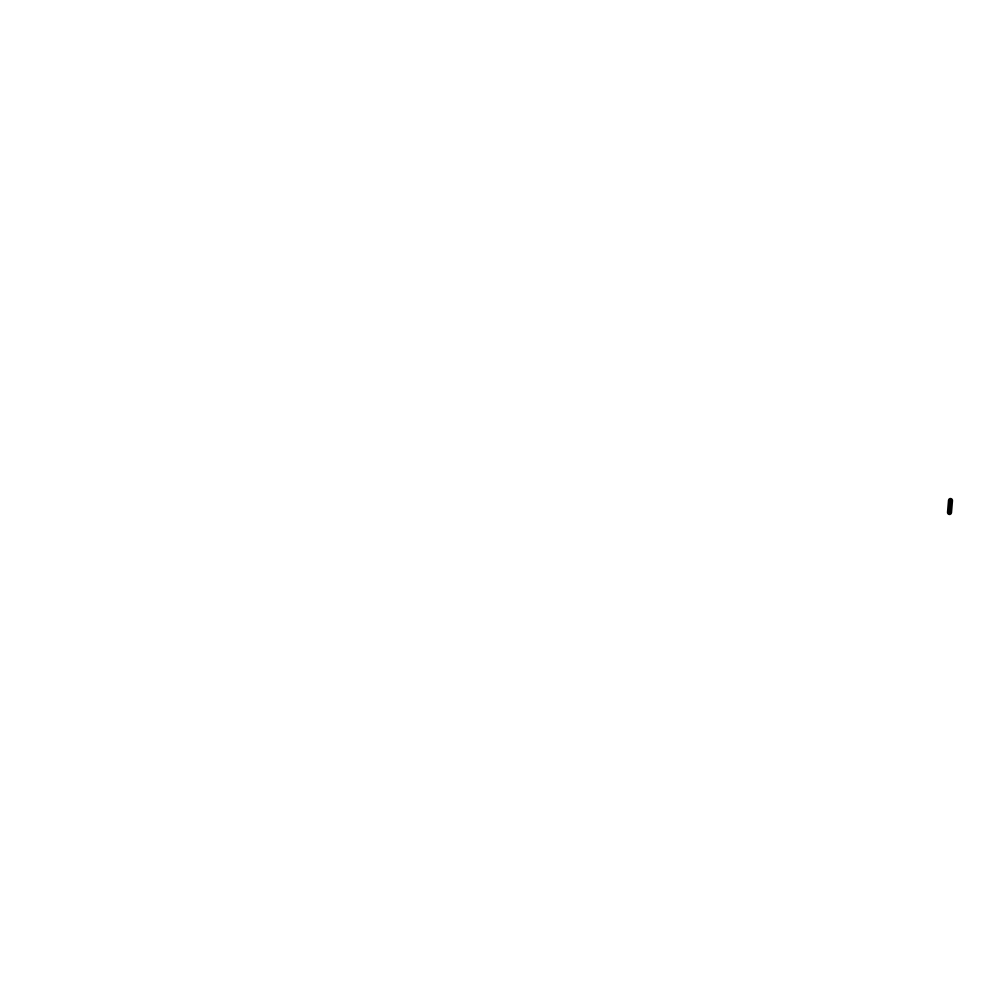
Frame 1 (no input)
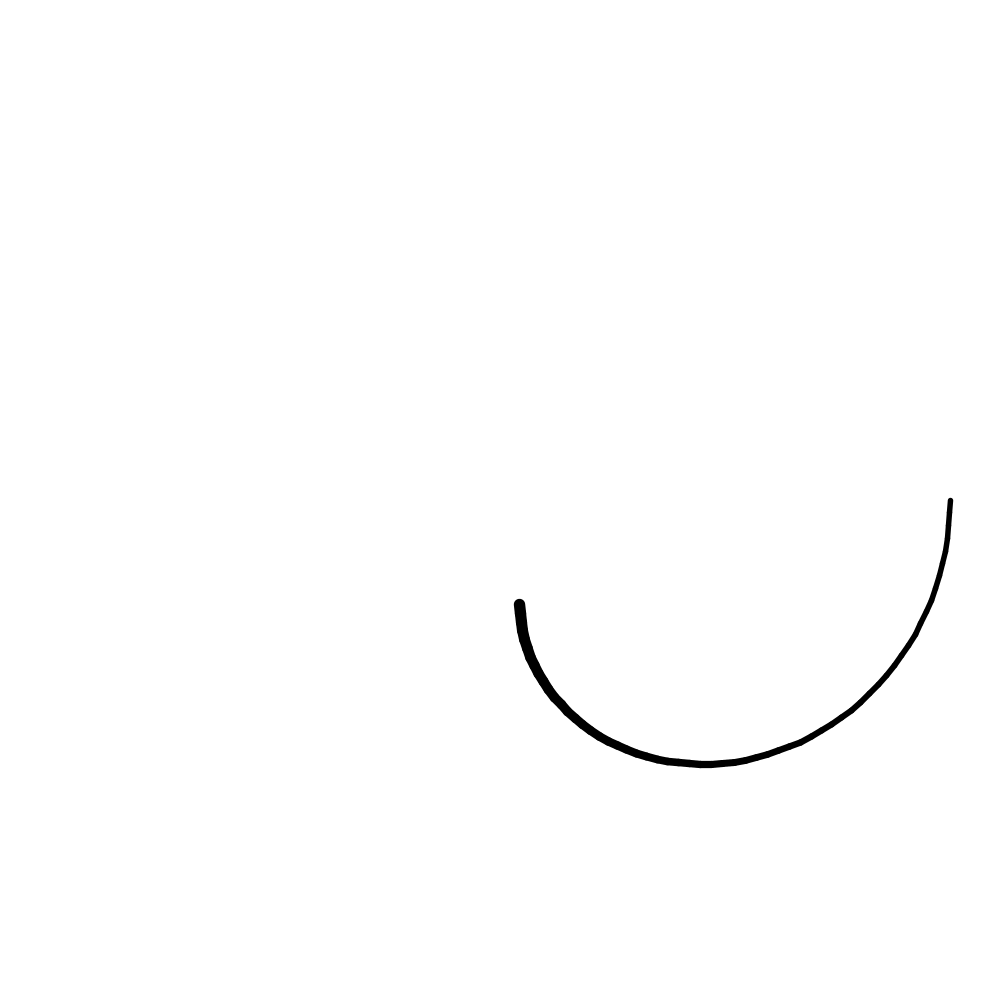
Frame 60 (the mouse pressed at the canvas centre just before this capture)
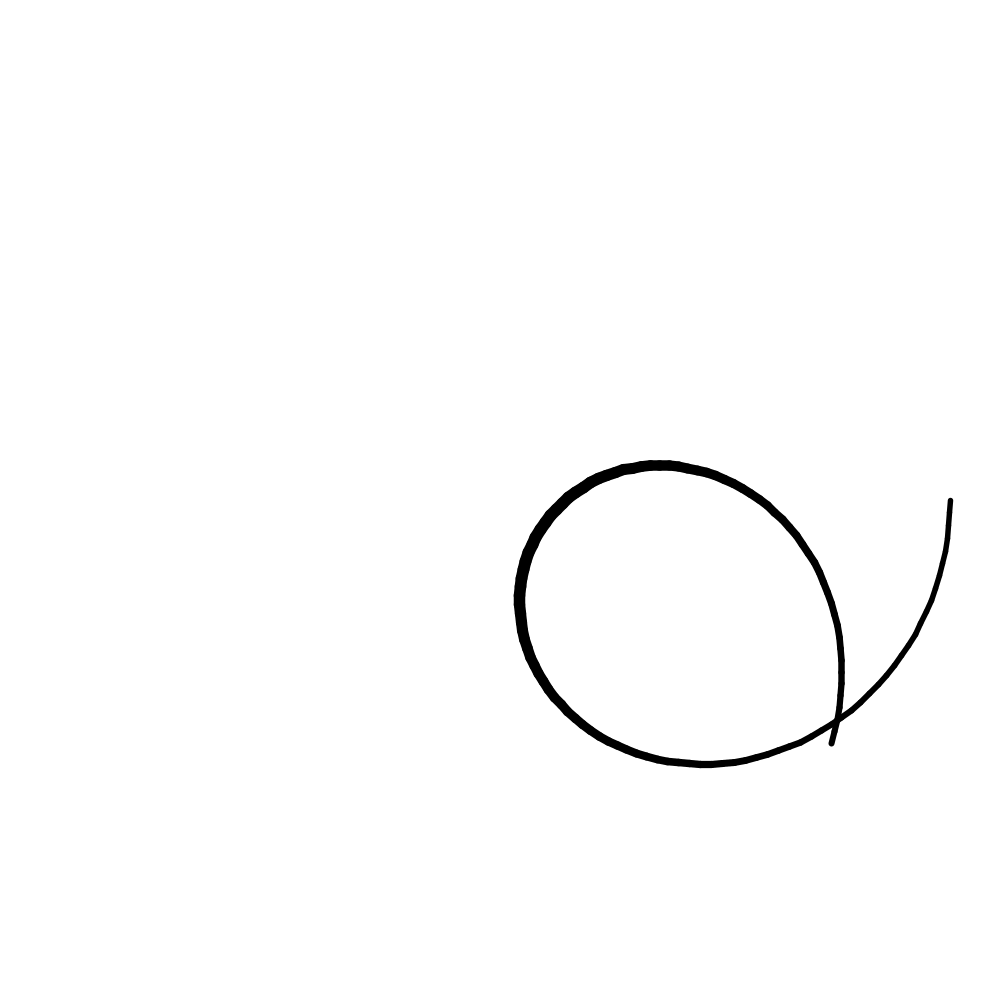
Frame 120 (the mouse held since frame 60 and released just before this capture)

The Processing sketch that drew these frames (run headless with seeded random() and noise(); from frame 60 on, the mouse is pressed at the canvas centre):

// Processing sketch: sketch_17_Circle_in_circle
// ── sketch_17_Circle_in_circle.pde
float radiusA = 250;
float radiusB = 200;
float t;
float stepA = TWO_PI/750;
float stepB = TWO_PI/117;
PVector pointA, pointB;
PVector pointOld, pointStart;
float tolerance = 5;
float protection = 100;
ArrayList<PVector> buffer;
void setup() {
  size(1000,1000);
  background(255);
  stroke(0);
  strokeWeight(0.3);
  noFill();
  t = 0;
  buffer = new ArrayList<PVector>();
  float x = width/2 + cos(t*stepA)*radiusA;
  float y = height/2 + sin(t*stepA)*radiusA;
  pointA = new PVector(x,y);
  
  float x2 = pointA.x + cos(t*stepB)*radiusB;
  float y2 = pointA.y + sin(t*stepB)*radiusB;
  pointB = new PVector(x2,y2);
  pointStart = new PVector(pointB.x,pointB.y);
  t++;
    
}

void draw() {
  pointOld = new PVector(pointB.x,pointB.y);
  
  float x = width/2 + cos(t*stepA)*radiusA;
  float y = height/2 + sin(t*stepA)*radiusA;
  pointA = new PVector(x,y);
  //ellipse(pointA.x,pointA.y,1,1);
  
  float x2 = pointA.x + cos(t*stepB)*radiusB;
  float y2 = pointA.y + sin(t*stepB)*radiusB;
  pointB = new PVector(x2,y2);

  strokeWeight(pow(30/dist(pointOld.x,pointOld.y,pointB.x,pointB.y),2));
  line(pointOld.x,pointOld.y,pointB.x,pointB.y);
  
  if (t > protection) {
    float distance = dist(pointStart.x,pointStart.y,pointB.x,pointB.y);
    if (distance <= tolerance) {
      println(distance);
      //ellipse(pointOld.x,pointOld.y,10,10);
      //ellipse(pointB.x,pointB.y,16,16);
      noLoop();
    }
  }
  
  t ++;
}
